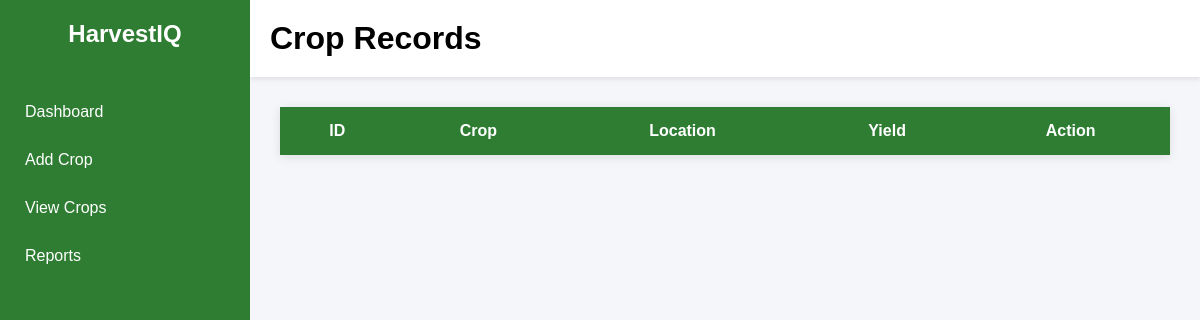
Before: /crops with the older database file.
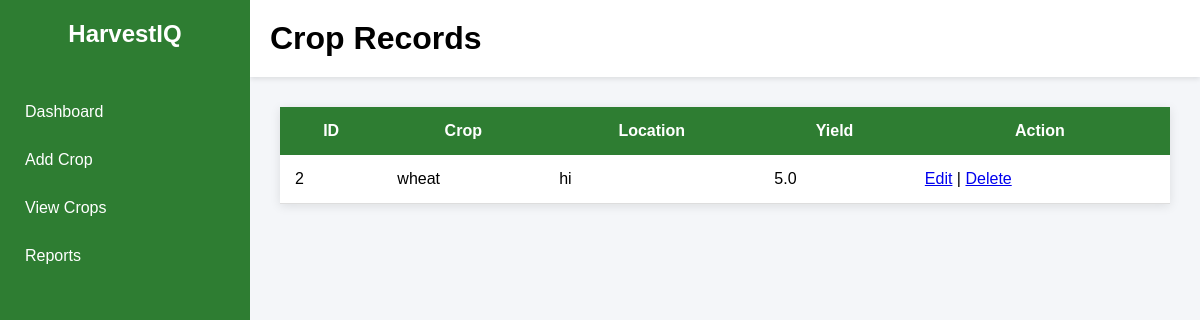
After: the same page with the newer database file.
### tables this page shows
CREATE TABLE crops(
    id INTEGER PRIMARY KEY AUTOINCREMENT,
    crop_name TEXT,
    location TEXT,
    yield_amount REAL
);

### app.py (the view)
@app.route("/crops")
def view_crops():
    conn = sqlite3.connect("harvestiq.db")
    cursor = conn.cursor()
    cursor.execute("SELECT * FROM crops")
    crops = cursor.fetchall()
    conn.close()
    return render_template(
        "crops.html",
        crops=crops
    )

### templates/crops.html (shortened to what this page needs)
<!DOCTYPE html>
<html>
<head>
    <link rel="stylesheet" href="{{ url_for('static', filename='css/style.css') }}">
</head>
<body>
<div class="sidebar">
    <h2>HarvestIQ</h2>
    <a href="/dashboard">Dashboard</a>
    <a href="/add-crop">Add Crop</a>
    <a href="/crops">View Crops</a>
    <a href="/reports">Reports</a>
</div>
<div class="main-content">
    <div class="header">
        <h1>Crop Records</h1>
    </div>
    <div style="padding:30px;">
        <table>
            <tr>
                <th>ID</th>
                <th>Crop</th>
                <th>Location</th>
                <th>Yield</th>
                <th>Action</th>
            </tr>
            {% for crop in crops %}
            <tr>
                <td>{{ crop[0] }}</td>
                <td>{{ crop[1] }}</td>
                <td>{{ crop[2] }}</td>
                <td>{{ crop[3] }}</td>
                <td>
                    <a href="/edit/{{ crop[0] }}">Edit</a> |
                    <a href="/delete/{{ crop[0] }}">Delete</a>
                </td>
            </tr>
            {% endfor %}
        </table>
    </div>
</div>
</body>
</html>

### static/css/style.css (style rules this page uses)
* { margin:0; padding:0; box-sizing:border-box; font-family: Arial, sans-serif; }
body { background:#f4f6f9; }
.sidebar { position:fixed; width:250px; height:100vh; background:#2e7d32; padding-top:20px; }
.sidebar h2 { color:white; text-align:center; margin-bottom:40px; }
.sidebar a { display:block; color:white; text-decoration:none; padding:15px 25px; }
.main-content { margin-left:250px; }
.header { background:white; padding:20px; box-shadow:0 2px 5px rgba(0,0,0,0.1); }
table { width:100%; background:white; border-collapse:collapse; box-shadow:0 2px 10px rgba(0,0,0,0.1); }
th { background:#2e7d32; color:white; padding:15px; }
td { padding:15px; border-bottom:1px solid #ddd; }

Changed rows visible on the page:
added crops: id "2", crop_name "wheat", location "hi", yield_amount "5.0"
